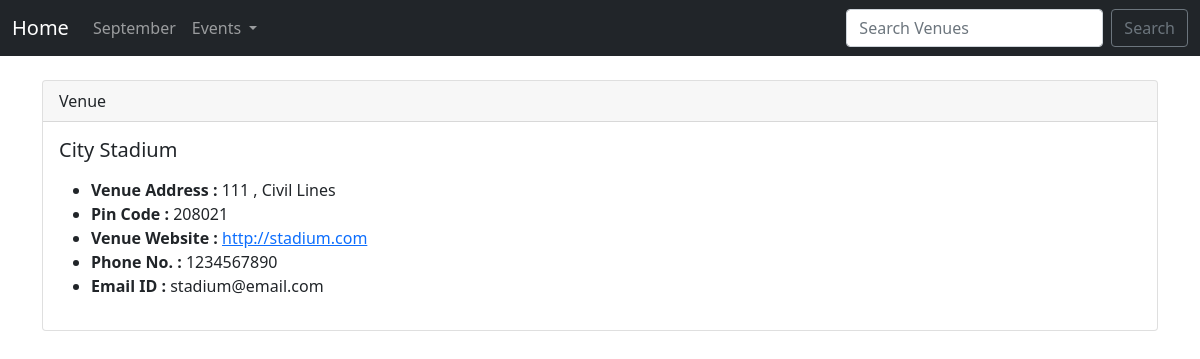
The app's page /show_venue/1, older data.
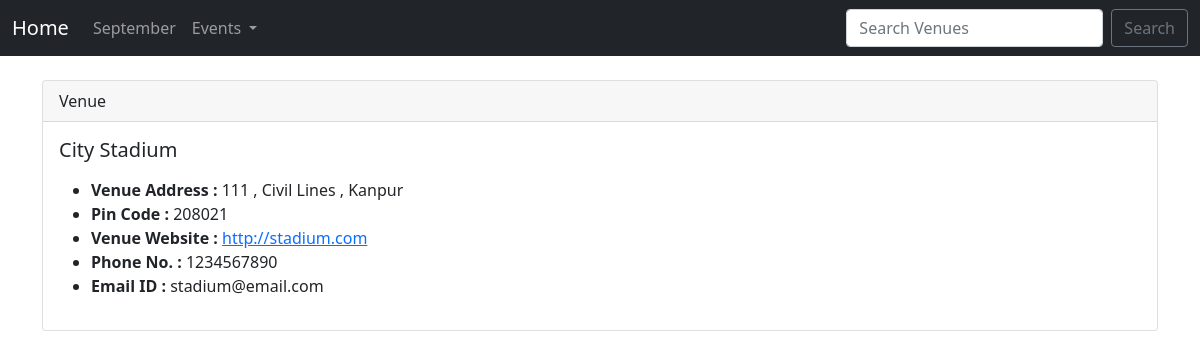
The same page, newer data.
### events/models.py (models this page shows)
class Venue(models.Model):#Venue table
    name = models.CharField('Venue Name', max_length = 120)
    address = models.CharField(max_length = 300)
    pin_code = models.CharField('Pin Code',max_length = 6)
    phone = models.CharField('Contact Phone', max_length = 10, blank=True)
    website = models.URLField('Website', blank = True)
    email = models.EmailField('Email', blank = True)
    def __str__(self):
        return self.name

### events/views.py (the view)
# urls.py: path('show_venue/<venue_id>', views.show_venue, name="show-venue"),
def show_venue(request, venue_id):
    venue = Venue.objects.get(pk=venue_id)
    return render(request, 'events/show_venue.html',
    {"venue" : venue,})

### events/templates/events/show_venue.html
{% extends 'events/base.html' %}
{% block content %}
    <div class="card">
        <div class="card-header">
            Venue
        </div>
        <div class="card-body">
          <h5 class="card-title">{{ venue }}</h5>
          <p class="card-text"><ul>
            <li><strong>Venue Address : </strong>{{ venue.address }}</li>
            <li><strong>Pin Code : </strong>{{ venue.pin_code }}</li>
            <li><strong>Venue Website : </strong><a href="{{ venue.website }}">{{ venue.website }}</a></li>
            <li><strong>Phone No. : </strong>{{ venue.phone }}</li>
            <li><strong>Email ID  : </strong>{{ venue.email }}</li>
         </ul></p>
        </div>
      </div>
{% endblock %}

Row changes from the older to the newer data that the page shows:
changed Venue "City Stadium": address "111 , Civil Lines" → "111 , Civil Lines , Kanpur"
